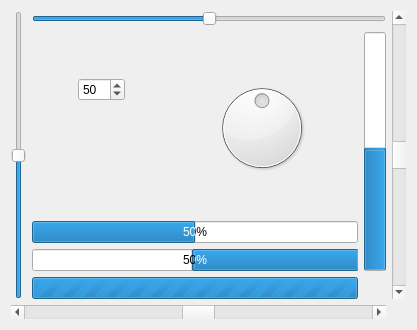
     <widget class="QWidget" name="Seite_2" >
      <attribute name="title" >
       <string>Slider</string>
      </attribute>
      <layout class="QGridLayout" >
       <item rowspan="8" row="0" column="0" >
        <widget class="QSlider" name="verticalSlider" >
         <property name="maximum" >
          <number>100</number>
         </property>
         <property name="value" >
          <number>50</number>
         </property>
         <property name="orientation" >
          <enum>Qt::Vertical</enum>
         </property>
        </widget>
       </item>
       <item row="0" column="1" colspan="7" >
        <widget class="QSlider" name="horizontalSlider" >
         <property name="maximum" >
          <number>100</number>
         </property>
         <property name="value" >
          <number>50</number>
         </property>
         <property name="orientation" >
          <enum>Qt::Horizontal</enum>
         </property>
        </widget>
       </item>
       <item rowspan="8" row="0" column="8" >
        <widget class="QScrollBar" name="verticalScrollBar" >
         <property name="maximum" >
          <number>100</number>
         </property>
         <property name="value" >
          <number>50</number>
         </property>
         <property name="orientation" >
          <enum>Qt::Vertical</enum>
         </property>
        </widget>
       </item>
       <item row="1" column="3" >
        <spacer>
         <property name="orientation" >
          <enum>Qt::Vertical</enum>
         </property>
         <property name="sizeHint" >
          <size>
           <width>20</width>
           <height>40</height>
          </size>
         </property>
        </spacer>
       </item>
       <item rowspan="6" row="1" column="7" >
        <widget class="QProgressBar" name="progressBar_2" >
         <property name="maximum" >
          <number>100</number>
         </property>
         <property name="value" >
          <number>50</number>
         </property>
         <property name="orientation" >
          <enum>Qt::Vertical</enum>
         </property>
        </widget>
       </item>
       <item rowspan="2" row="2" column="1" >
        <spacer>
         <property name="orientation" >
          <enum>Qt::Horizontal</enum>
         </property>
         <property name="sizeHint" >
          <size>
           <width>40</width>
           <height>20</height>
          </size>
         </property>
        </spacer>
       </item>
       <item row="2" column="2" >
        <widget class="QSpinBox" name="spinBox_2" >
         <property name="maximum" >
          <number>100</number>
         </property>
         <property name="value" >
          <number>50</number>
         </property>
        </widget>
       </item>
       <item rowspan="2" row="2" column="3" >
        <spacer>
         <property name="orientation" >
          <enum>Qt::Horizontal</enum>
         </property>
         <property name="sizeHint" >
          <size>
           <width>40</width>
           <height>20</height>
          </size>
         </property>
        </spacer>
       </item>
       <item rowspan="2" row="2" column="5" >
        <widget class="QDial" name="dial" >
         <property name="maximum" >
          <number>100</number>
         </property>
         <property name="value" >
          <number>50</number>
         </property>
        </widget>
       </item>
       <item rowspan="2" row="2" column="6" >
        <spacer>
         <property name="orientation" >
          <enum>Qt::Horizontal</enum>
         </property>
         <property name="sizeHint" >
          <size>
           <width>40</width>
           <height>20</height>
          </size>
         </property>
        </spacer>
       </item>
       <item row="4" column="3" colspan="2" >
        <spacer>
         <property name="orientation" >
          <enum>Qt::Vertical</enum>
         </property>
         <property name="sizeHint" >
          <size>
           <width>75</width>
           <height>31</height>
          </size>
         </property>
        </spacer>
       </item>
       <item row="5" column="1" colspan="6" >
        <widget class="QProgressBar" name="progressBar_4" >
         <property name="value" >
          <number>50</number>
         </property>
        </widget>
       </item>
       <item row="6" column="1" colspan="6" >
        <widget class="QProgressBar" name="progressBar_3" >
         <property name="value" >
          <number>50</number>
         </property>
         <property name="invertedAppearance" >
          <bool>true</bool>
         </property>
        </widget>
       </item>
       <item row="7" column="1" colspan="6" >
        <widget class="QProgressBar" name="progressBar" >
         <property name="maximum" >
          <number>0</number>
         </property>
         <property name="value" >
          <number>0</number>
         </property>
        </widget>
       </item>
       <item row="8" column="0" colspan="8" >
        <widget class="QScrollBar" name="horizontalScrollBar" >
         <property name="maximum" >
          <number>100</number>
         </property>
         <property name="value" >
          <number>50</number>
         </property>
         <property name="orientation" >
          <enum>Qt::Horizontal</enum>
         </property>
        </widget>
       </item>
      </layout>
     </widget>
